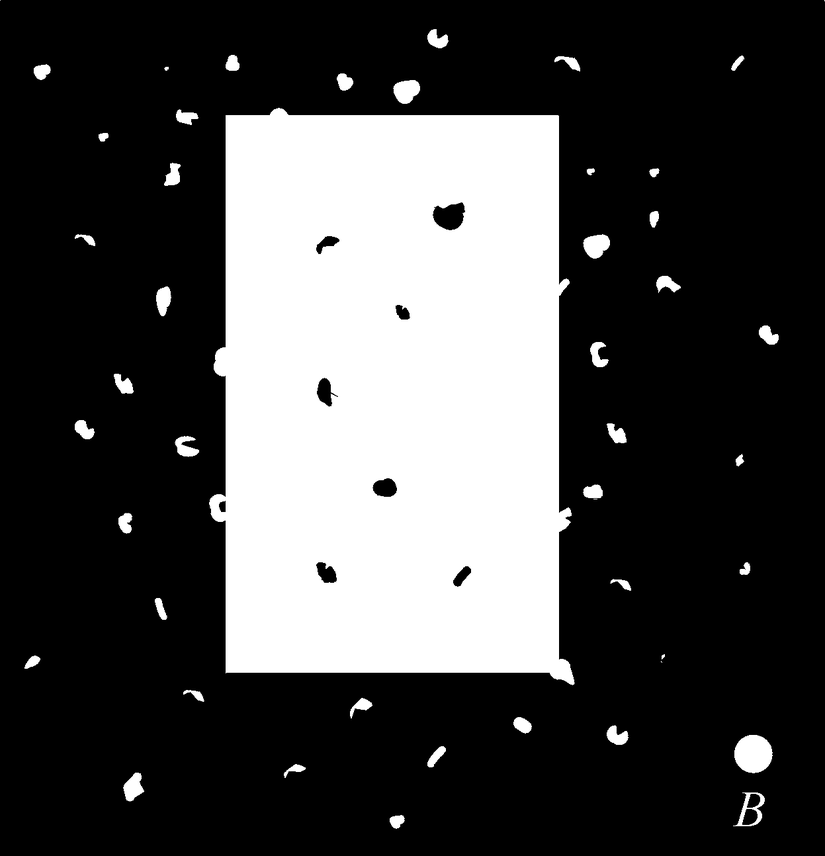
#> input picture Lab/Immagini_morfologia/forme.tif, 825 x 856 px, shrunk from 1247 x 1294 before the run, found by its file name
$ python '5)Hit_Miss(todo).py'   (older library calls are emulated)
#> lines starting #> are read from the running program, lines starting #| are printed output that depends on the picture; after the words box and inside, x2 and y2 are one past the last pixel; in counts of white or black regions, pixels touching at a corner belong together
# -*- coding: utf-8 -*-

import skimage.morphology as morph
import numpy as np
import matplotlib.pyplot as plt
import skimage.io as io
import scipy.ndimage as ndi
from pathlib import Path

path_immagini = Path(r"C:\Users\lucia\Desktop\FilePc\Uni\Magistrale\ESM\Laboratorio\immagini_lab_morfologia\DIP3E_Original_Images_CH09")

"""DA RIVEDERE MA PROB INUTILE PER LAPROVA"""
"""Provo a cercare oggetti tondi"""
x = np.float64(io.imread(path_immagini/"forme.tif"))
#> x: shape (856, 825) float64; min 0, max 255, mean 70.1
plt.figure('originale'); plt.imshow(x, clim=None, cmap='gray')

S1 = morph.square(55)
S2 = 1 - S1

#S1 = np.array([[0,0,0],[0,1,1],[0,1,0]], np.bool)
#S2 = np.array([[1,1,1],[1,0,0],[1,0,0]], np.bool)

C1 = morph.binary_erosion(x,S1)
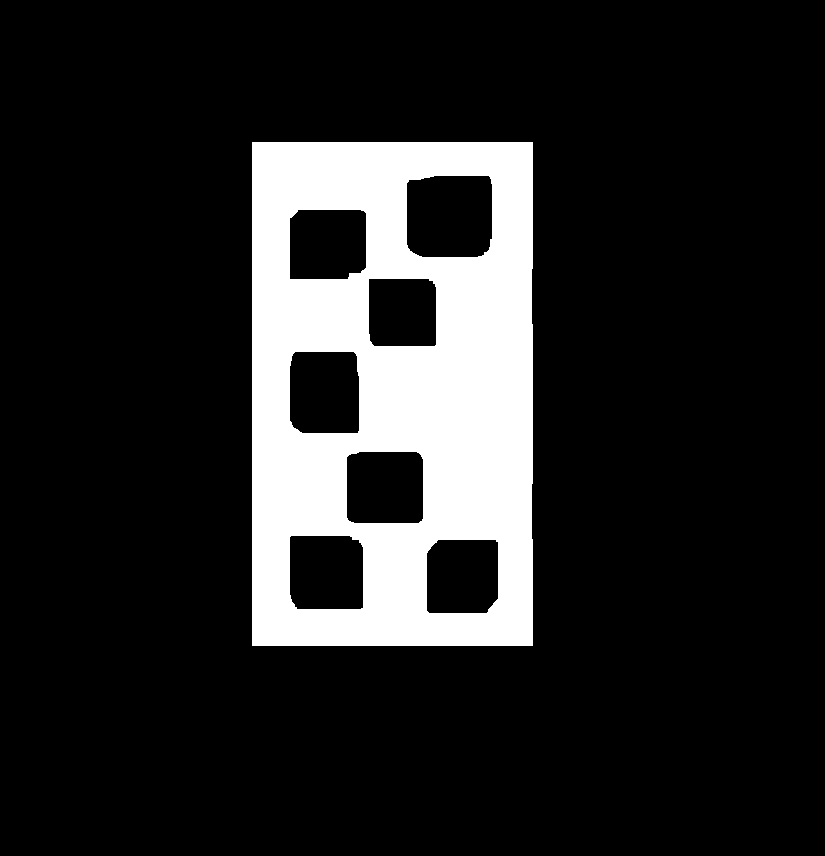
#> C1: shape (856, 825) bool; 14.8% white; 1 white region, box (x1, y1, x2, y2) and area: (252, 142, 533, 646) 104369
C2 = morph.binary_erosion(np.logical_not(x),S2)
#> C2: shape (856, 825) bool; every value is 1
C = np.logical_and(C1,C2)

plt.figure('hittato'); plt.imshow(C, clim=None, cmap='gray')
